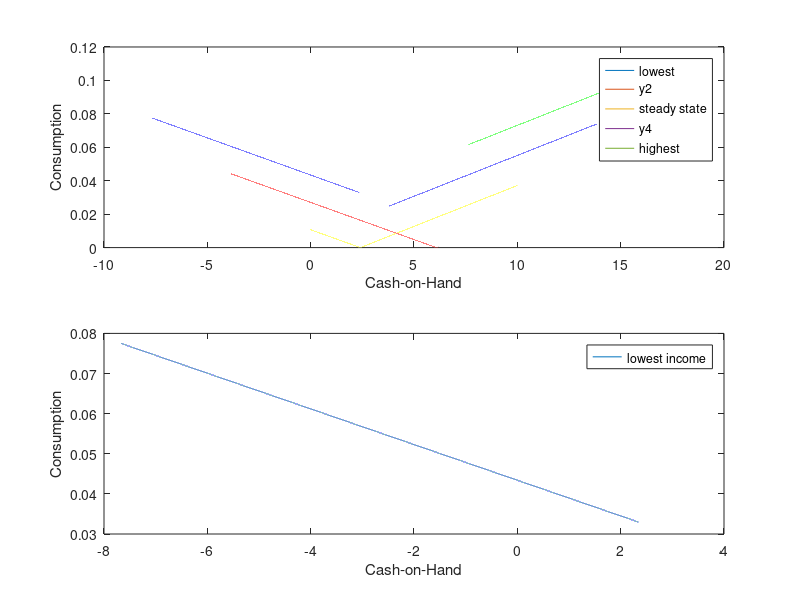
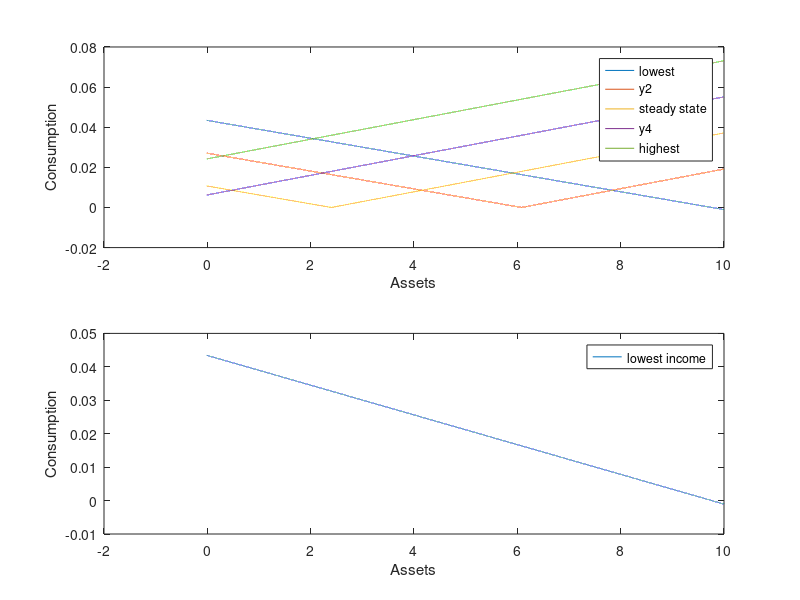

Write MATLAB code to recreate these figures, in order. (Note: this script raises an error after producing the figures.)
beta = 0.96;
r = 0.04;
a_n = 50000;
y_n = 5;
rho = 0.92;
sigma = 0.05; % Define standard deviation sigma
sd = 3;
a_max = 10;
sims = 10000;
small_positive = 10^(-4);

% Create transition probability matrix P
P = zeros(y_n);
for i = 1:y_n
    for j = 1:y_n
        P(i, j) = normpdf(j, rho * i, sigma); % Calculate probabilities using normal PDF
    end
    P(i, :) = P(i, :) / sum(P(i, :)); % Normalize rows to sum to 1
end

% Generate income levels y
y = linspace(-sd * sqrt(1 / (1 - rho^2)), sd * sqrt(1 / (1 - rho^2)), y_n);

a_min = -exp(y(1)) / r;

a = linspace(a_min, a_max, a_n)';
[A, Y] = ndgrid(a, y);
w_orig = linspace(a_min + exp(y(1)), a_max + exp(y(end)), a_n)';
w1 = A + Y;

tol = 10^(-9);
maxits = 10^7;

gamma = 3.5; % Define gamma
w = repmat(w_orig, 1, y_n);
c2 = ones(a_n, y_n); % Initialize consumption with ones
c1 = max(w1, c2);
dif = 1;
count = 1;

tic    
while count < maxits && dif > tol
    for ys = 1:y_n
        c2(:, ys) = (beta * (1 + r) * interp1(w_orig, a, w1, 'linear', 'extrap').^(-gamma) * P(ys, :)').^(-1 / gamma); % Use interp1 to interpolate consumption
    end
    c2(c2 < 0) = small_positive; % Ensure non-negative consumption
    w = A / (1 + r) + c2; % Update wealth
    dif = max(max(abs(c1 - c2))); % Calculate difference
    count = count + 1;
    c1 = c2; % Update previous consumption
end
toc

figure(1)
subplot(2, 1, 1)
for i = 1:y_n
    plot(w1(:, i), interp1(real(w(:, i)), real(c1(:, i)), w1(:, i), 'pchip', 'extrap')) % Interpolate consumption for plotting
    hold on
end
hold off
legend('lowest', 'y2', 'steady state', 'y4', 'highest')
xlabel('Cash-on-Hand')
ylabel('Consumption')

subplot(2, 1, 2)
plot(w1(:, 1), interp1(real(w(:, 1)), real(c1(:, 1)), w1(:, 1), 'pchip', 'extrap')) % Interpolate consumption for plotting
legend('lowest income')
xlabel('Cash-on-Hand')
ylabel('Consumption')

figure(2)
subplot(2, 1, 1)
for i = 1:y_n
    plot(a, interp1(real(w(:, i)), real(c1(:, i)), a, 'pchip', 'extrap')) % Interpolate consumption for plotting
    hold on
end
hold off
legend('lowest', 'y2', 'steady state', 'y4', 'highest')
xlabel('Assets')
ylabel('Consumption')

subplot(2, 1, 2)
plot(a, interp1(real(w(:, 1)), real(c1(:, 1)), a, 'pchip', 'extrap')) % Interpolate consumption for plotting
legend('lowest income')
xlabel('Assets')
ylabel('Consumption')

y_sim = simulate(dtmc(P), sims);
w_sim = zeros(1, sims);

for t = 1:sims
    c_sim(t) = interp1(real(w(:, y_sim(t))), real(c1(:, y_sim(t))), real(w_sim(t)), 'spline', min(min(c1))); % Interpolate consumption for simulation
    if t < sims
        w_sim(t + 1) = (1 + r) * (w_sim(t) - c_sim(t)) + exp(y(y_sim(t + 1))); % Update wealth for simulation
    end
end

figure(3)
subplot(3, 1, 1)
plot(sims / 2 + 1:sims, exp(y(y_sim(sims / 2 + 1:sims))), sims / 2 + 1:sims, ones(sims / 2, 1))
xlabel('Time')
ylabel('Income')

subplot(3, 1, 2)
plot(sims / 2 + 1:sims, c_sim(sims / 2 + 1:sims))
xlabel('Time')
ylabel('Consumption')

subplot(3, 1, 3)
plot(sims / 2 + 1:sims, w_sim(sims / 2 + 1:sims))
xlabel('Time')
ylabel('Cash-On-Hand')


% Part (b) No Borrowing

beta = 0.96;
r = 0.04;
a_n = 50000;
y_n = 5;
rho = 0.92;
sigma = 0.05; % Define standard deviation sigma
sd = 3;
a_max = 10;
sims = 10000;
small_positive = 10^(-4);

P = zeros(y_n);
for i = 1:y_n
    for j = 1:y_n
        P(i, j) = normpdf(j, rho * i, sigma); % Calculate probabilities using normal PDF
    end
    P(i, :) = P(i, :) / sum(P(i, :)); % Normalize rows to sum to 1
end

y = linspace(-sd * sqrt(1 / (1 - rho^2)), sd * sqrt(1 / (1 - rho^2)), y_n);

a_min = 0; % Minimum asset level

a = linspace(a_min, a_max, a_n)';
[A, Y] = ndgrid(a, y);
w_orig = linspace(a_min + exp(y(1)), a_max + exp(y(end)), a_n)';
w1 = A + Y;

tol = 10^(-9);
maxits = 10^7;

gamma = 3.5; % Define gamma
w = repmat(w_orig, 1, y_n);
c2 = ones(a_n, y_n); % Initialize consumption with ones
c1 = max(w1, c2);
dif = 1;
count = 1;

tic    
while count < maxits && dif > tol
    for ys = 1:y_n
        c2(:, ys) = (beta * (1 + r) * interp1(w_orig, a, w1, 'linear', 'extrap').^(-gamma) * P(ys, :)').^(-1 / gamma); % Use interp1 to interpolate consumption
    end
    c2(c2 < 0) = small_positive; % Ensure non-negative consumption
    w = A / (1 + r) + c2; % Update wealth
    dif = max(max(abs(c1 - c2))); % Calculate difference
    count = count + 1;
    c1 = c2; % Update previous consumption
end
toc

figure(4)
subplot(5, 1, 1)
for i = 1:y_n
    plot(w1(:, i), interp1(real(w(:, i)), real(c1(:, i)), w1(:, i), 'pchip', 'extrap')) % Interpolate consumption for plotting
    hold on
end
hold off
legend('lowest', 'y2', 'steady state', 'y4', 'highest')
xlabel('Cash-on-Hand')
ylabel('Consumption')

subplot(5, 1, 2)
plot(w1(:, 1), interp1(real(w(:, 1)), real(c1(:, 1)), w1(:, 1), 'pchip', 'extrap')) % Interpolate consumption for plotting
legend('lowest income')
xlabel('Cash-on-Hand')
ylabel('Consumption')

figure(5)
subplot(5, 1, 1)
for i = 1:y_n
    plot(a, interp1(real(w(:, i)), real(c1(:, i)), a, 'pchip', 'extrap')) % Interpolate consumption for plotting
    hold on
end
hold off
legend('lowest', 'y2', 'steady state', 'y4', 'highest')
xlabel('Assets')
ylabel('Consumption')

subplot(5, 1, 2)
plot(a, interp1(real(w(:, 1)), real(c1(:, 1)), a, 'pchip', 'extrap')) % Interpolate consumption for plotting
legend('lowest income')
xlabel('Assets')
ylabel('Consumption')

y_sim = simulate(dtmc(P), sims);
w_sim = zeros(1, sims);

for t = 1:sims
    c_sim(t) = interp1(real(w(:, y_sim(t))), real(c1(:, y_sim(t))), real(w_sim(t)), 'spline', min(min(c1))); % Interpolate consumption for simulation
    if t < sims
        w_sim(t + 1) = (1 + r) * (w_sim(t) - c_sim(t)) + exp(y(y_sim(t + 1))); % Update wealth for simulation
    end
end

figure(6)
subplot(6, 1, 1)
plot(sims / 2 + 1:sims, exp(y(y_sim(sims / 2 + 1:sims))), sims / 2 + 1:sims, ones(sims / 2, 1))
xlabel('Time')
ylabel('Income')

subplot(6, 1, 2)
plot(sims / 2 + 1:sims, c_sim(sims / 2 + 1:sims))
xlabel('Time')
ylabel('Consumption')

subplot(6, 1, 3)
plot(sims / 2 + 1:sims, w_sim(sims / 2 + 1:sims))
xlabel('Time')
ylabel('Cash-On-Hand')


% Part (c) Sigma doubled -> 0.1

beta = 0.96;
r = 0.04;
a_n = 50000;
y_n = 5;
rho = 0.92;
sigma = 0.1; % Define standard deviation sigma
sd = 3;
a_max = 10;
sims = 10000;
small_positive = 10^(-4);

P = zeros(y_n);
for i = 1:y_n
    for j = 1:y_n
        P(i, j) = normpdf(j, rho * i, sigma); % Calculate probabilities using normal PDF
    end
    P(i, :) = P(i, :) / sum(P(i, :)); % Normalize rows to sum to 1
end

y = linspace(-sd * sqrt(1 / (1 - rho^2)), sd * sqrt(1 / (1 - rho^2)), y_n);

a_min = -exp(y(1)) / r;

a = linspace(a_min, a_max, a_n)';
[A, Y] = ndgrid(a, y);
w_orig = linspace(a_min + exp(y(1)), a_max + exp(y(end)), a_n)';
w1 = A + Y;

tol = 10^(-9);
maxits = 10^7;

gamma = 3.5; % Define gamma
w = repmat(w_orig, 1, y_n);
c2 = ones(a_n, y_n); % Initialize consumption with ones
c1 = max(w1, c2);
dif = 1;
count = 1;

tic    
while count < maxits && dif > tol
    for ys = 1:y_n
        c2(:, ys) = (beta * (1 + r) * interp1(w_orig, a, w1, 'linear', 'extrap').^(-gamma) * P(ys, :)').^(-1 / gamma); % Use interp1 to interpolate consumption
    end
    c2(c2 < 0) = small_positive; % Ensure non-negative consumption
    w = A / (1 + r) + c2; % Update wealth
    dif = max(max(abs(c1 - c2))); % Calculate difference
    count = count + 1;
    c1 = c2; % Update previous consumption
end
toc

figure(7)
subplot(8, 1, 1)
for i = 1:y_n
    plot(w1(:, i), interp1(real(w(:, i)), real(c1(:, i)), w1(:, i), 'pchip', 'extrap')) % Interpolate consumption for plotting
    hold on
end
hold off
legend('lowest', 'y2', 'steady state', 'y4', 'highest')
xlabel('Cash-on-Hand')
ylabel('Consumption')

subplot(8, 1, 2)
plot(w1(:, 1), interp1(real(w(:, 1)), real(c1(:, 1)), w1(:, 1), 'pchip', 'extrap')) % Interpolate consumption for plotting
legend('lowest income')
xlabel('Cash-on-Hand')
ylabel('Consumption')

figure(8)
subplot(8, 1, 1)
for i = 1:y_n
    plot(a, interp1(real(w(:, i)), real(c1(:, i)), a, 'pchip', 'extrap')) % Interpolate consumption for plotting
    hold on
end
hold off
legend('lowest', 'y2', 'steady state', 'y4', 'highest')
xlabel('Assets')
ylabel('Consumption')

subplot(8, 1, 2)
plot(a, interp1(real(w(:, 1)), real(c1(:, 1)), a, 'pchip', 'extrap')) % Interpolate consumption for plotting
legend('lowest income')
xlabel('Assets')
ylabel('Consumption')

y_sim = simulate(dtmc(P), sims);
w_sim = zeros(1, sims);

for t = 1:sims
    c_sim(t) = interp1(real(w(:, y_sim(t))), real(c1(:, y_sim(t))), real(w_sim(t)), 'spline', min(min(c1))); % Interpolate consumption for simulation
    if t < sims
        w_sim(t + 1) = (1 + r) * (w_sim(t) - c_sim(t)) + exp(y(y_sim(t + 1))); % Update wealth for simulation
    end
end

figure(9)
subplot(9, 1, 1)
plot(sims / 2 + 1:sims, exp(y(y_sim(sims / 2 + 1:sims))), sims / 2 + 1:sims, ones(sims / 2, 1))
xlabel('Time')
ylabel('Income')

subplot(9, 1, 2)
plot(sims / 2 + 1:sims, c_sim(sims / 2 + 1:sims))
xlabel('Time')
ylabel('Consumption')

subplot(9, 1, 3)
plot(sims / 2 + 1:sims, w_sim(sims / 2 + 1:sims))
xlabel('Time')
ylabel('Cash-On-Hand')


% Part (d) Correlogram

[clgm, lags] = xcorr(y_sim, c_sim, 4);

% Part (e) Plotting the Correlogram

figure(10)
plot(lags, clgm);
xlabel("lags")
ylabel("Correlation Vector")
title("Correlogram between Simulated Income and Consumption Series")
legend("Correlation at 4 lags")
